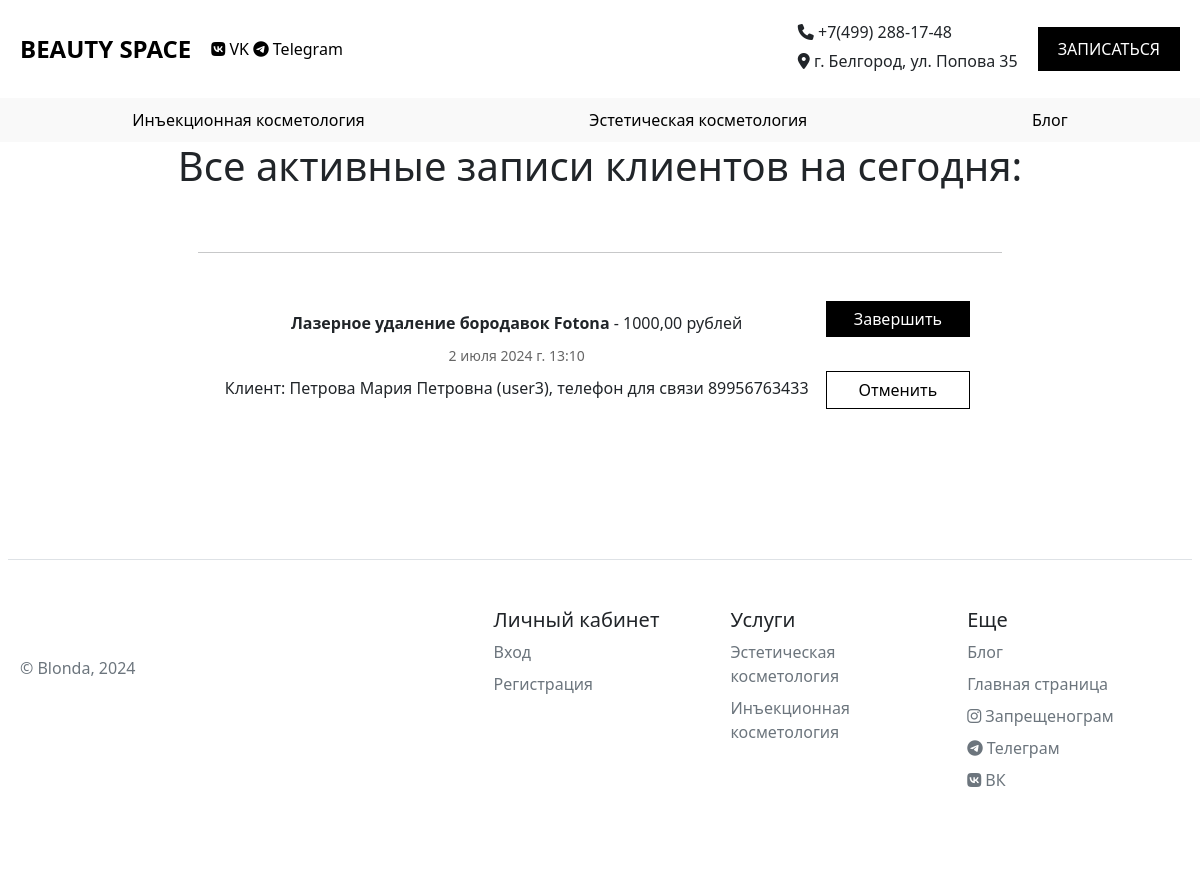
/records_today/ (signed in), run on the app's committed database.
### main/models.py (models this page shows, shortened)
class ProcedureRecord(models.Model):
    service = models.ForeignKey(Service, on_delete=models.CASCADE, verbose_name='Услуга')
    type = models.CharField(max_length=50, verbose_name='Тип косметологии')
    price = models.DecimalField('Цена', max_digits=10, decimal_places=2)
    date = models.DateField('Дата')
    time = models.TimeField('Время проведения')
    client_profile = models.ForeignKey(UserProfile, on_delete=models.CASCADE, blank=True, null=True, related_name='client_responses', verbose_name='Профиль клиента')
    response = models.BooleanField('Отклик на сободную запись', default=False)
    confirmed = models.BooleanField('Подтверждено администратором', default=False)
    active = models.BooleanField('Активна', default=False)
    completed = models.BooleanField('Выполнена', default=False)
    cancelled = models.BooleanField('Отменена', default=False)
    class Meta:
        verbose_name = 'Запись на процедуру'
        verbose_name_plural = 'Записи на процедуры'

class Service(models.Model):
    COSMETOLOGY_TYPES = [
        ('inject', 'Инъекционная косметология'),
        ('aesthetic', 'Эстетическая косметология'),
    ]
    type = models.CharField(
        max_length=50,
        choices=COSMETOLOGY_TYPES,
        verbose_name='Тип косметологии',
        default='inject'
    )
    name = models.TextField('Название события', blank=True, null=True)
    duration = models.TextField('Время проведения', blank=True, null=True)
    price = models.TextField('Цена', blank=True, null=True)
    annotation = models.TextField('Место проведения', blank=True, null=True)
    class Meta:
        verbose_name = 'Услуга'
        verbose_name_plural = 'Услуги'

class UserProfile(models.Model):
    user = models.OneToOneField(User, on_delete=models.CASCADE)
    is_superuser = models.BooleanField(default=False)
    surname = models.CharField(max_length=25, blank=True, default='', verbose_name='Фамилия')
    name = models.CharField(max_length=25, blank=True, default='', verbose_name='Имя')
    patronymic = models.CharField(max_length=25, blank=True, default='', verbose_name='Отчество')
    phone_number = models.CharField(max_length=15, blank=True, default='', verbose_name='Номер телефона')
    class Meta:
        verbose_name = 'Профиль пользователя'
        verbose_name_plural = 'Профили пользователей'

### main/views.py (the view)
# urls.py: path('records_today/', views.records_today, name='records_today'),
@login_required
def records_today(request):
    today = date.today()
    today_records = ProcedureRecord.objects.filter(date=today, active=True)
    return render(request, 'main/records_today.html', {'today_records': today_records})

### main/templates/main/records_today.html (shortened to what this page needs)
{% extends 'main/layout.html' %}
{% load static %}
{% block content %}
<h1>Все активные записи клиентов на сегодня:</h1>
<div class="record-container">
    {% for record in today_records %}
    <hr>
        <div class="record">
            <div class="record-info">
                <p><b>{{ record.service.name }}</b> - {{ record.price }} рублей</p>
                <p class="date-time">{{ record.date }} {{ record.time }}</p>
                <p>Клиент: {{ record.client_profile.surname }} {{ record.client_profile.name }} {{ record.client_profile.patronymic }} ({{ record.client_profile.user.username }}), телефон для связи {{ record.client_profile.phone_number }}</p>
            </div>
            <div class="record-buttons">
                <form method="post" action="{% url 'complete_record' record.id %}">
                    <button type="submit" class="btn btn-success">Завершить</button>
                </form>
                <form method="post" action="{% url 'cancel_record' record.id %}">
                    <button type="submit" class="btn btn-danger">Отменить</button>
                </form>
            </div>
        </div>
    {% empty %}
        <p>Сегодня нет записей.</p>
    {% endfor %}
</div>
{% endblock %}

### main/static/main/stylesheet/style.css (style rules this page uses)
body { display: flex; flex-direction: column; align-items: center; justify-content: center; }
main h1 { margin-bottom: 26px; }
form { padding: 20px; width: 100%; max-width: 400px; }
.record-container { max-width: 1200px; margin: 20px auto; padding: 20px; }
.record { display: flex; justify-content: space-around; align-items: center; padding: 15px; margin-bottom: 10px; }
.record-info { display: flex; flex-direction: column; }
.record-info p { margin: 5px 0; }
.record-info .date-time { font-size: 14px; color: #666; }
.record p { margin: 5px 0; }
.record .date-time { font-size: 14px; color: #666; }
.btn { padding: 20px 20px; margin: 5px; border: none !important; border-radius: 0px !important; cursor: pointer; width: 100%; }
.btn-success { background-color: #000 !important; color: #fff !important; }
.btn-danger { border: 1px solid #000 !important; background-color: #fff !important; color: #000 !important; }
.record-buttons { flex: 1; display: flex; flex-direction: column; align-items: flex-end; margin: 0px; padding: 0px; }
.record-buttons form { width: 100%; display: flex; justify-content: flex-end; margin: 6px; padding: 6px; }
.record-info { margin: 12px; }

### data on the page
ProcedureRecord: service.name "Лазерное удаление бородавок Fotona", price "1000,00", date "2 июля 2024 г.", time "13:10", client_profile.surname "Петрова", client_profile.name "Мария", client_profile.patronymic "Петровна", client_profile.user.username "user3", client_profile.phone_number "89956763433"
